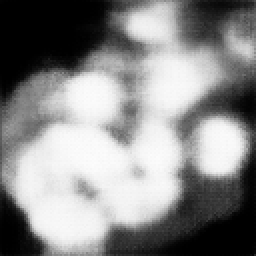
#> input picture results/t000.tif, 128 x 128 px (shown 2 times larger)
$ jupyter execute --allow-errors 'Processing After Unet.ipynb'   (older library calls are emulated)
#> lines starting #> are read from the running program, lines starting #| are printed output that depends on the picture
[cell 1]
import cv2
import os
import matplotlib.pyplot as plt
import numpy as np
from scipy import ndimage
from skimage.morphology import watershed
from skimage.feature import peak_local_max
from sklearn.cluster import MeanShift
import cv2

from skimage import io, color
from skimage import filters
from scipy import ndimage

from skimage.morphology import watershed
from skimage.feature import peak_local_max
from skimage.measure import regionprops, label

import cv2
import matplotlib.pyplot as plt
import numpy as np

[cell 2]
img=cv2.imread("./results/t000.tif", 0)
#> img is the input picture: shape (128, 128); min 0, max 252, mean 137
# element = cv2.getStructuringElement(cv2.MORPH_RECT, (5, 5))
# img = cv2.erode(img, element)
plt.imshow(img, cmap="gray")
# img.shape

[cell 3]
bin_threshold = 10
background_threshold = 3
foreground_threshold = 100
number_of_test_images=1
#> (the rest of this cell did not finish here and is left out)

[cell 4]
gray = cv2.bilateralFilter(img, 11, 17, 17)
edged = cv2.Canny(gray, 30, 200)
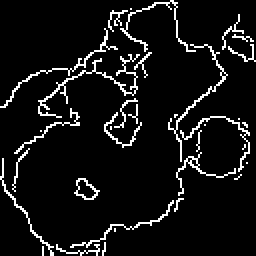
#> edged: shape (128, 128) (shown 2 times larger); 7.5% white in thin lines or dots
plt.imshow(edged, cmap="gray")

[cell 5]
# [6 lines of commented-out code are left out]

[cell 6]
from scipy import ndimage as ndi
from skimage.morphology import watershed
from skimage.feature import peak_local_max
from sklearn.cluster import MeanShift
import cv2
def perform_watershed(image):
    distance = ndi.distance_transform_edt(image)
#> distance: shape (128, 128) float64; values 0 (black) and 1 (white), 7.5% white in thin lines or dots
    peak = peak_local_max(distance,indices=False, labels=image)
#> peak: shape (128, 128) bool; 7.5% white in thin lines or dots
    markers = ndi.label(peak)[0]
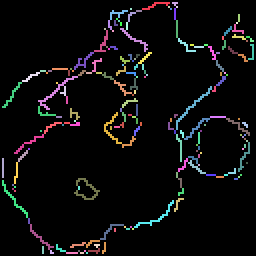
#> markers: shape (128, 128) int32 (shown 2 times larger); 190 distinct labels, from 0 to 189; one colour per label, 0 black
    ws_labels = watershed(-distance, markers, mask=image)
#> ws_labels: shape (128, 128) int32; 190 distinct labels, from 0 to 189
    return ws_labels
